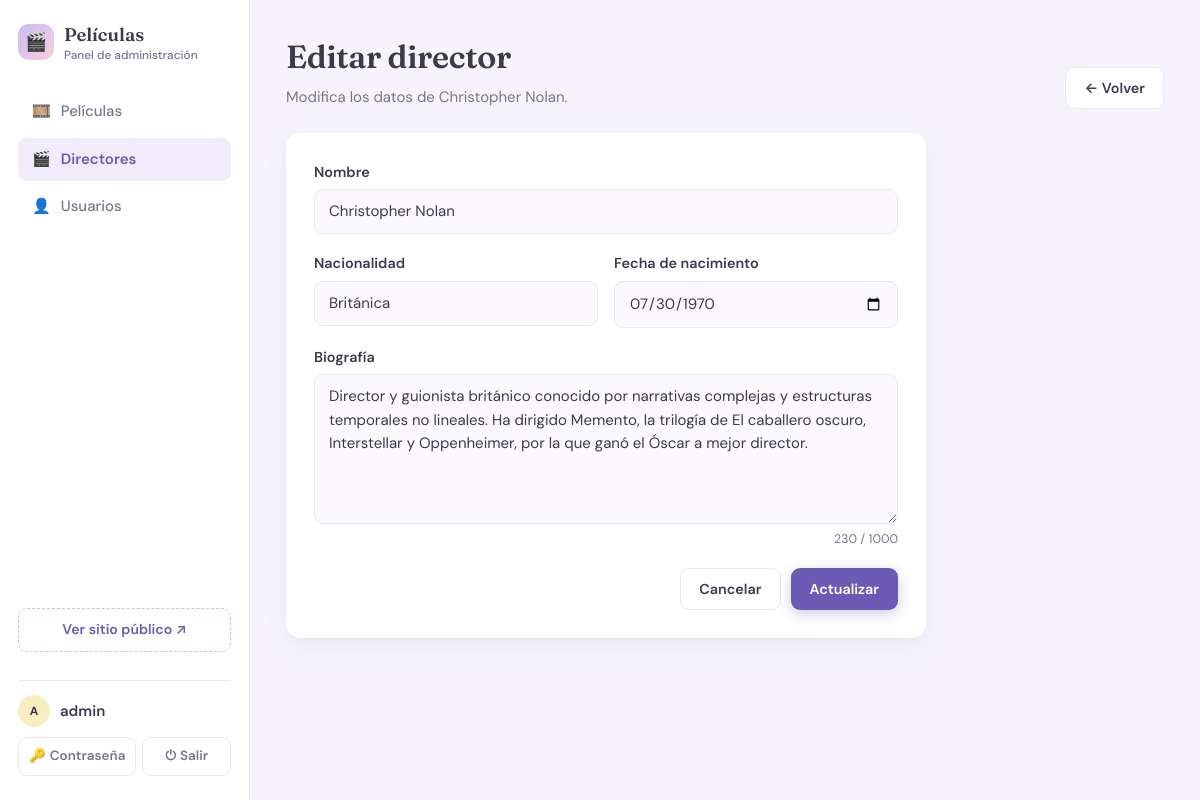
Screenshot of /panel/director/formDirector.php?id=1 (signed in) with the database file from the repository.
### tables this page shows
CREATE TABLE director (
    id INT AUTO_INCREMENT PRIMARY KEY,
    nombre VARCHAR(100) NOT NULL,
    nacionalidad VARCHAR(60) NOT NULL,
    fecha_nacimiento DATE NOT NULL,
    biografia TEXT NULL
);

### clases/directorDAO.php (called while the page is built, shortened)
<?php
require_once __DIR__ . "/director.php";
class DirectorDAO {
    private $conexion;
  public function __construct()
    {
        $this->conexion = new PDO("mysql:host=$servidor;dbname=$nombreBase;charset=utf8mb4", $usuarioBD, $passwordBD);
        $this->conexion->setAttribute(PDO::ATTR_ERRMODE, PDO::ERRMODE_EXCEPTION);
    }
    public function findById($id) {
        $sql = "SELECT * FROM director WHERE id = ?";
        $stmt = $this->conexion->prepare($sql);
        $stmt->execute([$id]);
        $fila = $stmt->fetch(PDO::FETCH_NUM);
        return $fila ? new Director(...$fila) : null;
    }
}
?>

### clases/director.php (called while the page is built, shortened)
<?php
class Director {
    private $nombre;
    private $nacionalidad;
    private $fechaNacimiento;
    private $biografia;
    public function __construct($id, $nombre, $nacionalidad, $fechaNacimiento, $biografia = "") {
        $this->nombre = $nombre;
        $this->nacionalidad = $nacionalidad;
        $this->fechaNacimiento = $fechaNacimiento;
        $this->biografia = $biografia ?? "";
    }
    public function getNombre() {
        return $this->nombre;
    }
    public function getNacionalidad() {
        return $this->nacionalidad;
    }
    public function getFechaNacimiento() {
        return $this->fechaNacimiento;
    }
    public function getBiografia() {
        return $this->biografia;
    }
}
?>

### panel/director/formDirector.php (the view, shortened to what this page needs)
<?php
require_once __DIR__ . "/../../includes/sesion.php";
require_once __DIR__ . "/../../clases/directorDAO.php";
$directorDAO = new DirectorDAO();
$director = null;
if (isset($_GET["id"])) {
    $id = (int) $_GET["id"];
    $director = $directorDAO->findById($id);
}
$titulo = $director ? "Editar director" : "Nuevo director";
require __DIR__ . "/../../includes/cabecera_panel.php";
?>
    <div class="encabezado-pagina">
        <div>
            <h1><?php echo $titulo; ?></h1>
            <p><?php echo $director ? "Modifica los datos de " . htmlspecialchars($director->getNombre()) . "." : "Añade un director a tu colección."; ?></p>
        </div>
        <a class="boton boton--secundario" href="../index.php?tab=directores">← Volver</a>
    </div>
    <form class="tarjeta formulario" action="guardarDirector.php" method="post">
        <div class="campo">
            <label for="nombre">Nombre</label>
            <input type="text" id="nombre" name="nombre" maxlength="100" value="<?php echo $director ? htmlspecialchars($director->getNombre()) : ''; ?>" required>
        </div>
        <div class="fila-campos">
            <div class="campo">
                <label for="nacionalidad">Nacionalidad</label>
                <input type="text" id="nacionalidad" name="nacionalidad" maxlength="60" value="<?php echo $director ? htmlspecialchars($director->getNacionalidad()) : ''; ?>" required>
            </div>
            <div class="campo">
                <label for="fechaNacimiento">Fecha de nacimiento</label>
                <input type="date" id="fechaNacimiento" name="fechaNacimiento" value="<?php echo $director ? $director->getFechaNacimiento() : ''; ?>" required>
            </div>
        </div>
        <div class="campo">
            <label for="biografia">Biografía</label>
            <textarea id="biografia" name="biografia" maxlength="1000" placeholder="Trayectoria, estilo y películas destacadas..."><?php echo $director ? htmlspecialchars($director->getBiografia()) : ''; ?></textarea>
        </div>
        <div class="acciones-formulario">
            <a class="boton boton--secundario" href="../index.php?tab=directores">Cancelar</a>
            <button type="submit" class="boton boton--primario"><?php echo $director ? "Actualizar" : "Guardar"; ?></button>
        </div>
    </form>
<?php require __DIR__ . "/../../includes/pie_panel.php"; ?>

### assets/css/estilos.css (style rules this page uses)
:root { --fondo: #f8f5f2; --superficie: #ffffff; --superficie-suave: #fbf9fd; --borde: #ece6f2; --texto: #3d3a4b; --texto-suave: #7a768a; --lavanda: #c9bdf2; --lavanda-fuerte: #6c5bb5; --lavanda-claro: #f0ecfc; --menta: #c4ead9; --menta-fuerte: #2f7d5d; --melocoton: #ffd9c7; --melocoton-fuerte: #b45a32; --rosa: #f8cfe0; --rosa-fuerte: #b2406f; --cielo: #cbe4f6; --cielo-fuerte: #2f6a95; --limon: #f7efc0; --radio: 14px; --radio-pequeno: 9px; --sombra: 0 1px 2px rgba(61, 58, 75, .04), 0 8px 24px rgba(108, 91, 181, .08); --sombra-hover: 0 2px 4px rgba(61, 58, 75, .06), 0 14px 32px rgba(108, 91, 181, .14); --transicion: .2s ease; }
*, *::before, *::after { box-sizing: border-box; }
body { margin: 0; font-family: "DM Sans", system-ui, -apple-system, "Segoe UI", sans-serif; font-size: 15px; line-height: 1.55; color: var(--texto); background: var(--fondo); background-image: radial-gradient(circle at 0% 0%, var(--lavanda-claro) 0, transparent 40%), radial-gradient(circle at 100% 0%, #fdeee6 0, transparent 35%); background-attachment: fixed; min-height: 100vh; display: flex; flex-direction: column; }
a { color: var(--lavanda-fuerte); }
h1, h2, h3 { font-family: "Fraunces", Georgia, serif; font-weight: 600; letter-spacing: -.01em; margin: 0; }
.encabezado-pagina { display: flex; align-items: flex-end; justify-content: space-between; flex-wrap: wrap; gap: 16px; margin-bottom: 24px; }
.encabezado-pagina h1 { font-size: 2rem; }
.encabezado-pagina p { margin: 4px 0 0; color: var(--texto-suave); }
.boton { display: inline-flex; align-items: center; justify-content: center; gap: 6px; padding: 9px 18px; border: 1px solid transparent; border-radius: var(--radio-pequeno); font: inherit; font-weight: 600; font-size: .9rem; text-decoration: none; cursor: pointer; transition: transform var(--transicion), box-shadow var(--transicion), background var(--transicion); }
.boton--primario { background: var(--lavanda-fuerte); color: #fff; box-shadow: 0 4px 14px rgba(108, 91, 181, .3); }
.boton--secundario { background: var(--superficie); border-color: var(--borde); color: var(--texto); }
.tarjeta { background: var(--superficie); border-radius: var(--radio); box-shadow: var(--sombra); overflow: hidden; }
.formulario { max-width: 640px; padding: 28px; }
.campo { display: flex; flex-direction: column; gap: 6px; margin-bottom: 18px; }
.campo label { font-weight: 600; font-size: .9rem; }
.campo input, .campo select, .campo textarea { width: 100%; padding: 10px 14px; border: 1px solid var(--borde); border-radius: var(--radio-pequeno); background: var(--superficie-suave); font: inherit; color: var(--texto); transition: border-color var(--transicion), background var(--transicion); }
.campo textarea { min-height: 150px; resize: vertical; }
.fila-campos { display: grid; grid-template-columns: 1fr 1fr; gap: 16px; }
.acciones-formulario { display: flex; justify-content: flex-end; gap: 10px; margin-top: 8px; }
body.admin { flex-direction: row; background: #f6f4fa; }
html { -webkit-text-size-adjust: 100%; }

### rows the page displays
director: nombre "Christopher Nolan", nacionalidad "Británica", fechaNacimiento "07/30/1970", biografia "Director y guionista británico conocido por narrativas complejas y estructuras temporales no lineales. Ha dirigido Memento, la trilogía de El caballero oscuro, Interstellar y Oppenheimer, por la que ganó el Óscar a mejor director."

### other values shown
$_SESSION["usuario_nombre"] "admin"
$titulo "Editar director"
